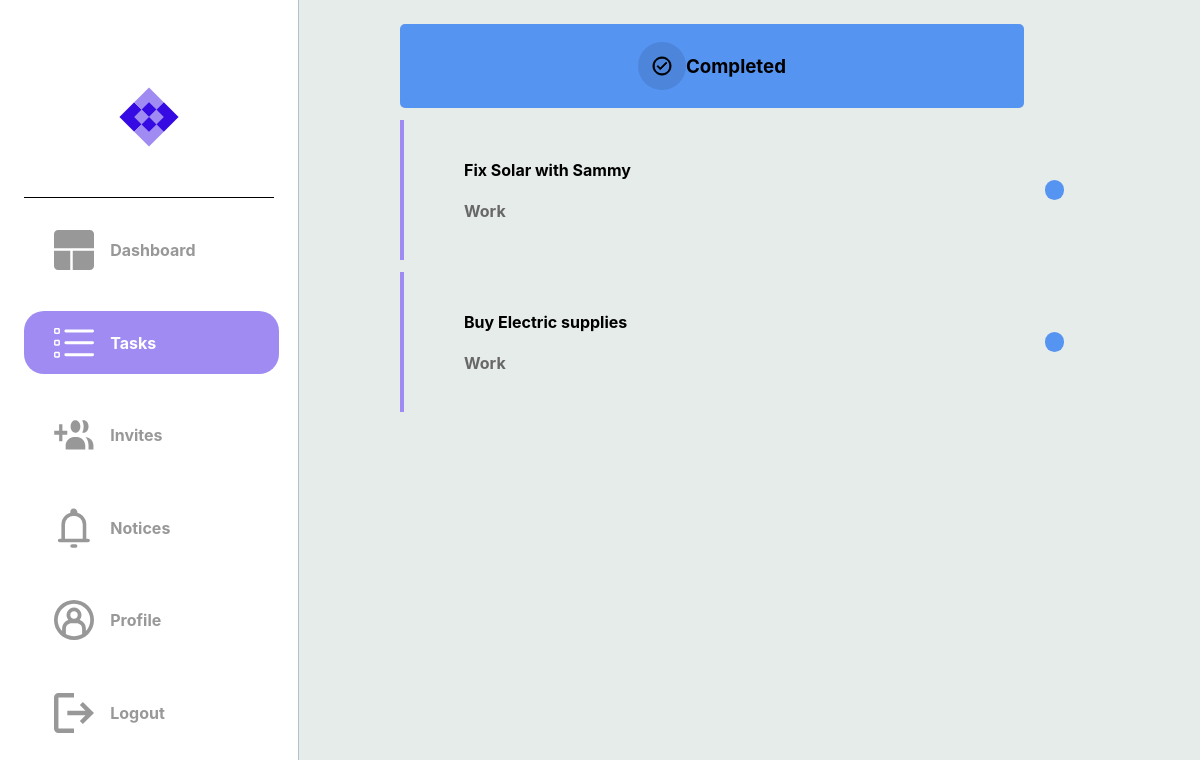
Page /completed_tasks (signed in) on the committed database.
### dotask/models.py (models this page shows)
class Task(db.Model):
    __tablename__ = "task"
    id = db.Column(db.Integer, primary_key=True)
    title = db.Column(db.String(100), nullable=False)
    description = db.Column(db.String(400), nullable=False)
    due_date = db.Column(db.Date, nullable=False)
    status = db.Column(Enum(TaskStatus))
    tag = db.Column(Enum(TaskTag))
    users = relationship('User', secondary=user_task,
    backref='tasks')

### dotask/routes.py (the view)
@app.route("/completed_tasks")
@login_required
def hello_completed_tasks():
    try:
        notices = current_user.notes
        tasks = current_user.tasks
        if tasks:
            return render_template("completed_tasks.html", tasks=tasks, notices=notices)
        else:
            return render_template("completed_tasks.html", notices=notices)
    except:
        return render_template("completed_tasks.html", notices=notices)

### dotask/routes.py (called while the page is built)
@app.after_request
def after_request(response):
    response.headers["Cache-Control"] = "no-cache, no-store, must-revalidate"
    return response

@login_manager.user_loader
def load_user(user_id):
    return User.query.get(user_id)

### dotask/templates/completed_tasks.html (shortened to what this page needs)
{% extends "layout.html" %}
{% block head %}
    <link rel="stylesheet" {% block css_tab_colour %} href="../static/css/tasks.css" {% endblock %}/>
{% endblock %}
{% block categories %}
    <div class="cate-container-2">
        <img src="../static/svg/completed.svg">
        <h3>Completed</h3>
    </div>
{% endblock categories %}
{% block task_image_colour %}
    <a class="a2" href="{{ url_for('hello_tasks') }}">
    <div id="logos">
        <img class="imgs" src="../static/svg/tasks_active.svg">
        <h4 class="sidebar-text">Tasks</h4>
    </div>
    </a>
{% endblock task_image_colour %}
{% block tasks %}
        {% if tasks %}
            {% for task in tasks %}
                {% if task.status.name == 'Completed' %}
                    <a href="{{ url_for('hello_each_task', task_id=task['id']) }}">
                        <div class="message-box">
                            <div class="message">
                                <h4> {{ task['title'] }} </h4>
                                <h4 style="color: #676767;"> {{ task.tag.name }} </h4>
                            </div>
                            <div class="message-dot {% if task.status.name == 'In_Progress' %}progress-task
                                {% elif task.status.name == 'Completed' %}completed-task
                                {% elif task.status.name == 'Cancelled' %}cancelled-task
                                {% else %}unknown-task
                                {% endif %}">
                            </div>
                        </div>
                    </a>
                {% endif %}
            {% endfor %}
            {% else %}
                <div class="message-box">
                    <div class="message">
                        <h2>No Tasks Yet</h2>
                    </div>
                </div>
        {% endif %}
    {% endblock tasks %}

### dotask/static/css/layout.css (style rules this page uses)
@media (min-width: 768px) { body { margin: auto; padding-bottom: 10vh; background-color: #E5ECEA; display: flex; font-family: inter; } }
@media (min-width: 768px) { a { text-decoration: none; color: black; } }
@media (min-width: 768px) { .sidebar > div > a { width: 90%; text-decoration: none; } }
@media (min-width: 768px) { .sidebar > div > a > div { width: 100%; height: 10%; padding-left: 30px; margin: 5% auto; border-radius: 20px; } }
@media (min-width: 768px) { #logos { width: 100%; display: grid; grid-template-columns: 1fr 3fr; align-items: center; } }
@media (min-width: 768px) { .sidebar-text { color: #989898; font-size: 1rem; } }
@media (min-width: 768px) { .imgs { height: 40px; width: 40px; } }

### dotask/static/css/tasks.css (style rules this page uses)
@media (min-width: 768px) { .a2 > div { background-color: #A08BF2; width: 100%; height: 10%; padding-left: 30px; margin: 5% auto; border-radius: 20px; color: white; } }
@media (min-width: 768px) { .a2 > div > h4 { color: white; } }
@media (min-width: 768px) { .a2 > div > img { fill: #FFFFFF; } }
@media (min-width: 768px) { .message-box { width: 100%; display: flex; margin-top: 2%; padding-right: 10%; padding-left: 10%; padding-top: 3%; padding-bottom: 3%; border-left: 4px solid #A08BF2; display: flex; justify-content: center; align-items: center; } }
@media (min-width: 768px) { .message { width: 100%; border-radius: 5px; display: block; justify-content: center; align-items: center; } }
@media (min-width: 768px) { .message-dot { width: 20px; height: 20px; border-radius: 50px; } }
@media (min-width: 768px) { .completed-task { background-color: #5694F2; } }
@media (min-width: 768px) { .cate-container-2 { background-color: #5694F2; width: 100%; padding: 2%; border-radius: 5px; display: flex; justify-content: center; align-items: center; } }

### rows in the picture
Task: title "Fix Solar with Sammy", tag.name "Work"
Task: title "Buy Electric supplies", tag.name "Work"
